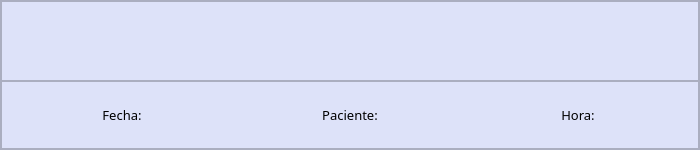
                         <widget class="QFrame" name="data_title_patient">
                          <property name="minimumSize">
                           <size>
                            <width>700</width>
                            <height>150</height>
                           </size>
                          </property>
                          <property name="maximumSize">
                           <size>
                            <width>700</width>
                            <height>150</height>
                           </size>
                          </property>
                          <property name="styleSheet">
                           <string notr="true">#data_title_patient {
border: 1px solid;
border-radius: 2px;
border-color: rgb(0, 0, 61);
}

QFrame {
background-color: rgb(221, 226, 249);
}</string>
                          </property>
                          <property name="frameShape">
                           <enum>QFrame::StyledPanel</enum>
                          </property>
                          <property name="frameShadow">
                           <enum>QFrame::Raised</enum>
                          </property>
                          <layout class="QVBoxLayout" name="verticalLayout_10">
                           <property name="spacing">
                            <number>0</number>
                           </property>
                           <property name="leftMargin">
                            <number>0</number>
                           </property>
                           <property name="topMargin">
                            <number>0</number>
                           </property>
                           <property name="rightMargin">
                            <number>0</number>
                           </property>
                           <property name="bottomMargin">
                            <number>0</number>
                           </property>
                           <item>
                            <widget class="QFrame" name="fr_photo_patient">
                             <property name="frameShape">
                              <enum>QFrame::StyledPanel</enum>
                             </property>
                             <property name="frameShadow">
                              <enum>QFrame::Raised</enum>
                             </property>
                             <layout class="QHBoxLayout" name="horizontalLayout_2">
                              <item alignment="Qt::AlignHCenter">
                               <widget class="QLabel" name="photo_patient">
                                <property name="minimumSize">
                                 <size>
                                  <width>60</width>
                                  <height>60</height>
                                 </size>
                                </property>
                                <property name="maximumSize">
                                 <size>
                                  <width>60</width>
                                  <height>60</height>
                                 </size>
                                </property>
                                <property name="text">
                                 <string/>
                                </property>
                                <property name="pixmap">
                                 <pixmap>images/foto-p.png</pixmap>
                                </property>
                                <property name="scaledContents">
                                 <bool>true</bool>
                                </property>
                               </widget>
                              </item>
                             </layout>
                            </widget>
                           </item>
                           <item>
                            <widget class="QFrame" name="fr_data">
                             <property name="font">
                              <font>
                               <pointsize>10</pointsize>
                              </font>
                             </property>
                             <property name="frameShape">
                              <enum>QFrame::StyledPanel</enum>
                             </property>
                             <property name="frameShadow">
                              <enum>QFrame::Raised</enum>
                             </property>
                             <layout class="QHBoxLayout" name="horizontalLayout_3">
                              <item>
                               <widget class="QLabel" name="lbl_fecha">
                                <property name="font">
                                 <font>
                                  <family>Circular Std</family>
                                  <pointsize>10</pointsize>
                                  <bold>false</bold>
                                 </font>
                                </property>
                                <property name="text">
                                 <string>Fecha:</string>
                                </property>
                                <property name="alignment">
                                 <set>Qt::AlignCenter</set>
                                </property>
                               </widget>
                              </item>
                              <item>
                               <widget class="QLabel" name="lbl_name_patient_medidas">
                                <property name="font">
                                 <font>
                                  <family>Circular Std</family>
                                  <pointsize>10</pointsize>
                                 </font>
                                </property>
                                <property name="text">
                                 <string>Paciente:</string>
                                </property>
                                <property name="alignment">
                                 <set>Qt::AlignCenter</set>
                                </property>
                               </widget>
                              </item>
                              <item>
                               <widget class="QLabel" name="lbl_hora">
                                <property name="font">
                                 <font>
                                  <family>Circular Std</family>
                                  <pointsize>10</pointsize>
                                 </font>
                                </property>
                                <property name="text">
                                 <string>Hora:</string>
                                </property>
                                <property name="alignment">
                                 <set>Qt::AlignCenter</set>
                                </property>
                               </widget>
                              </item>
                             </layout>
                            </widget>
                           </item>
                          </layout>
                         </widget>
